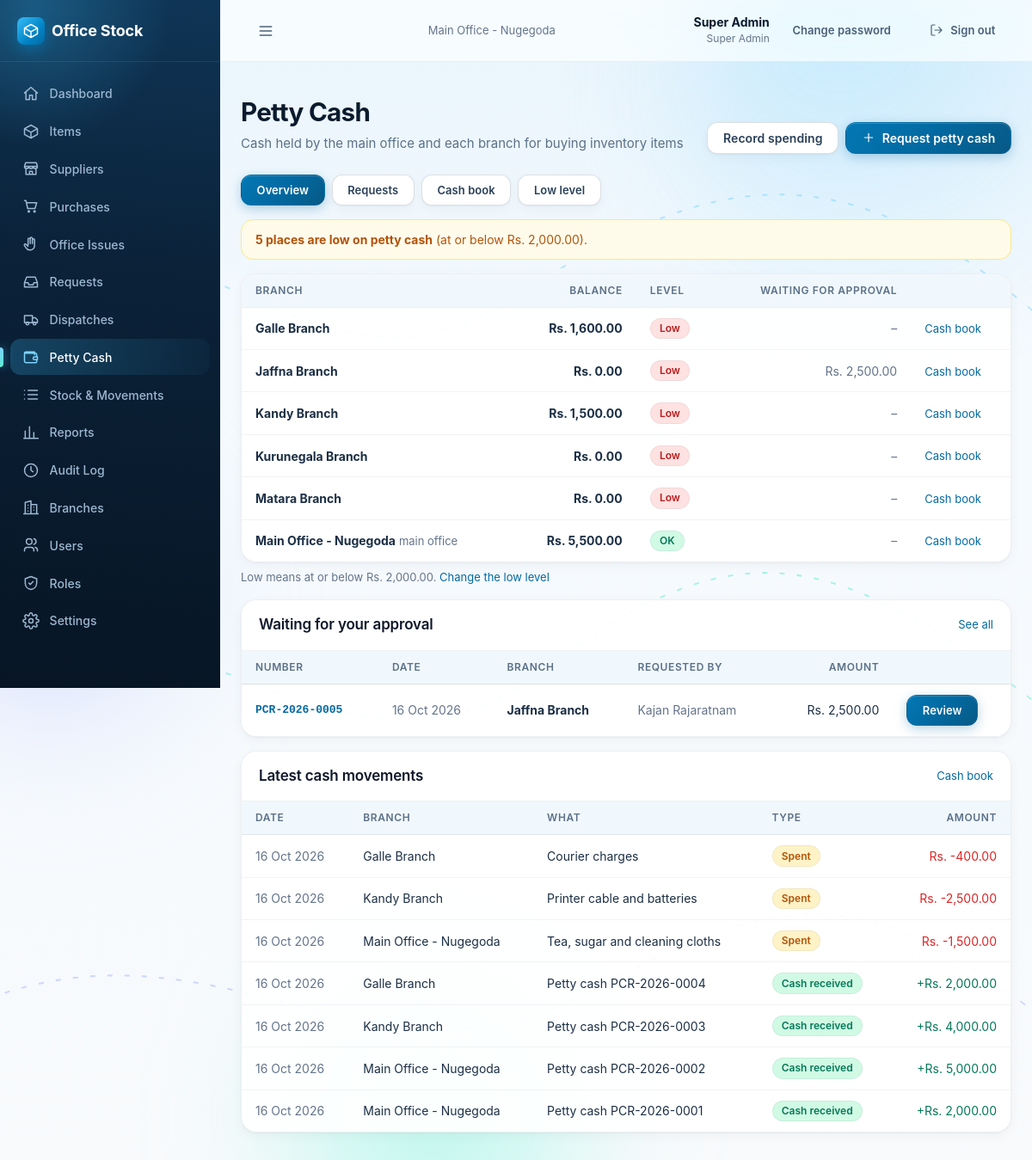
Page /petty-cash/ (signed in) on the committed database.
### accounts/models.py (models this page shows, shortened)
class User(AbstractBaseUser):
    name = models.CharField(max_length=120)
    email = models.EmailField(unique=True)
    role = models.CharField(max_length=40)
    permissions = models.JSONField(null=True, blank=True, default=None)
    branch = models.ForeignKey(Branch, on_delete=models.PROTECT, related_name='users')
    active = models.BooleanField(default=True)
    failed_logins = models.PositiveSmallIntegerField(default=0)
    locked_until = models.DateTimeField(null=True, blank=True)
    created_at = models.DateTimeField(auto_now_add=True)
    updated_at = models.DateTimeField(auto_now=True)
    USERNAME_FIELD = 'email'
    REQUIRED_FIELDS = ['name']
    objects = UserManager()
    class Meta:
        ordering = ['name']
    @property
    def role_def(self):
        if not hasattr(self, '_role_def'):
            if self.role == SUPER_ADMIN_ROLE['key']:
                self._role_def = SUPER_ADMIN_ROLE
            else:
                r = Role.objects.filter(key=self.role).first()
                self._role_def = r.as_def() if r else None
        return self._role_def
    @property
    def role_name(self):
        return (self.role_def or {}).get('name') or self.role

class Branch(models.Model):
    name = models.CharField(max_length=120)
    code = models.CharField(max_length=10, unique=True)
    type = models.CharField(max_length=10, choices=[(BRANCH_TYPES.MAIN, 'Main office'), (BRANCH_TYPES.BRANCH, 'Branch')],
                            default=BRANCH_TYPES.BRANCH)
    address = models.CharField(max_length=250, blank=True, default='')
    phone = models.CharField(max_length=40, blank=True, default='')
    active = models.BooleanField(default=True)
    created_at = models.DateTimeField(auto_now_add=True)
    updated_at = models.DateTimeField(auto_now=True)
    class Meta:
        ordering = ['type', 'name']
        constraints = [
            models.UniqueConstraint(fields=['type'], condition=models.Q(type=BRANCH_TYPES.MAIN), name='one_main_office'),
        ]
    @property
    def is_main(self):
        return self.type == BRANCH_TYPES.MAIN

### core/models.py (models this page shows, shortened)
class Setting(models.Model):
    key = models.CharField(max_length=20, default='app', unique=True)
    branch_module_enabled = models.BooleanField(default=False)
    audit_logging_enabled = models.BooleanField(default=True)
    stock_retention_lock_until = models.DateTimeField(null=True, blank=True)
    company_name = models.CharField(max_length=120, default='Our Company')
    petty_cash_low_level = models.DecimalField(max_digits=12, decimal_places=2, default=2000)
    default_roles_seeded = models.BooleanField(default=False)
    created_at = models.DateTimeField(auto_now_add=True)
    updated_at = models.DateTimeField(auto_now=True)
    @classmethod
    def get(cls):
        obj = cls.objects.filter(key='app').first()
        if obj:
            return obj
        try:
            with transaction.atomic():
                return cls.objects.create(key='app')
        except IntegrityError:
            return cls.objects.get(key='app')

### pettycash/models.py (models this page shows, shortened)
class PettyCashRequest(models.Model):
    number = models.CharField(max_length=30, unique=True)  # PCR-2026-0001
    branch = models.ForeignKey('accounts.Branch', on_delete=models.PROTECT, related_name='+')  # the main office counts too
    amount_requested = models.DecimalField(validators=[MinValueValidator(Decimal('0.01'))], **MONEY)
    amount_approved = models.DecimalField(default=Decimal('0.00'), **MONEY)
    purpose = models.CharField(max_length=300, blank=True, default='')
    status = models.CharField(max_length=20, choices=choices(PETTY_CASH_STATUS), default=PETTY_CASH_STATUS.SUBMITTED)
    requested_by = models.ForeignKey(settings.AUTH_USER_MODEL, on_delete=models.PROTECT, related_name='+')
    reviewed_by = models.ForeignKey(settings.AUTH_USER_MODEL, null=True, blank=True, on_delete=models.PROTECT, related_name='+')
    reviewed_at = models.DateTimeField(null=True, blank=True)
    review_note = models.CharField(max_length=200, blank=True, default='')  # reason for a reduced amount or a rejection
    created_at = models.DateTimeField(auto_now_add=True)
    updated_at = models.DateTimeField(auto_now=True)
    class Meta:
        ordering = ['-created_at']
        indexes = [
            models.Index(fields=['branch', 'status', '-created_at']),
            models.Index(fields=['status', '-created_at']),
        ]

class PettyCashEntry(AppendOnlyModel):
    branch = models.ForeignKey('accounts.Branch', on_delete=models.PROTECT, related_name='petty_cash_entries')
    type = models.CharField(max_length=20, choices=choices(PETTY_CASH_ENTRY))
    amount = models.DecimalField(**MONEY)
    description = models.CharField(max_length=300, blank=True, default='')
    entry_date = models.DateField()  # the day the money was received or spent
    request = models.ForeignKey(PettyCashRequest, null=True, blank=True, on_delete=models.PROTECT, related_name='entries')
    reversal_of = models.OneToOneField('self', null=True, blank=True, on_delete=models.PROTECT, related_name='reversed_by')
    created_by = models.ForeignKey(settings.AUTH_USER_MODEL, on_delete=models.PROTECT, related_name='+')
    created_at = models.DateTimeField(auto_now_add=True)
    objects = PettyCashEntryQuerySet.as_manager()
    objects_message = 'Petty cash entries cannot be changed. Post a reversal instead.'
    class Meta:
        ordering = ['-entry_date', '-created_at', '-id']
        indexes = [models.Index(fields=['branch', '-entry_date', '-id'])]

### pettycash/views.py (the view)
# urls.py: path('petty-cash/', views.overview, name='overview'),
@permission_required(*VIEW_ANY)
def overview(request):
    user = request.user
    summaries = services.branch_summaries(user)
    own = next((s for s in summaries if s['branch'].pk == user.branch_id), None)
    all_branches = services.scope_branch_id(user) is None
    pending_qs = PettyCashRequest.objects.select_related('branch', 'requested_by').filter(status=PETTY_CASH_STATUS.SUBMITTED)
    if not all_branches:
        pending_qs = pending_qs.filter(branch_id=user.branch_id)
    recent_qs = PettyCashEntry.objects.select_related('branch', 'created_by')
    if not all_branches:
        recent_qs = recent_qs.filter(branch_id=user.branch_id)
    return render(request, 'pettycash/overview.html', {
        'summaries': summaries, 'own': own, 'all_branches': all_branches,
        'low_level': services.get_low_level(), 'low_count': sum(1 for s in summaries if s['low']),
        'pending': list(pending_qs.order_by('created_at')[:10]),
        'can_request': has_any(user, ['petty_cash.request']) and bool(user.branch_id),
        'can_approve': has_any(user, ['petty_cash.approve']) and not is_branch_side(user),
        'can_configure': has_any(user, ['petty_cash.configure']) and not is_branch_side(user),
        'recent': _entry_rows(recent_qs.order_by('-entry_date', '-created_at', '-id')[:8], user)})

### core/context_processors.py (called while the page is built)
def app(request):
    ctx = {}
    user = getattr(request, 'user', None)
    if user is None or not user.is_authenticated:
        return ctx
    settings = Setting.get()
    ctx['app_settings'] = settings
    perms = getattr(request, 'perms', [])
    nav = []
    path = request.path
    for n in visible_nav(user, perms, settings.branch_module_enabled):
        try:
            url = reverse(n['url'])
        except NoReverseMatch:
            continue
        active = path == url if n.get('exact') else path.startswith(n['match'])
        nav.append({**n, 'href': url, 'active': active})
    ctx.update({
        'nav': nav,
        'perm': {p.replace('.', '_'): (p in perms) for p in ALL_PERMISSIONS},
        'is_branch_side': side_of(user) == 'branch',
        'is_super_admin': user.role == 'super_admin',
    })
    return ctx

### core/permissions.py (called while the page is built)
def side_of(user, role_def=None):
    role_def = role_def if role_def is not None else getattr(user, 'role_def', None)
    return (role_def or {}).get('side') or SIDES.MAIN

def is_branch_side(user, role_def=None):
    return side_of(user, role_def) == SIDES.BRANCH

def effective_permissions(user, role_def=None):
    if user.role == ROLES.SUPER_ADMIN:
        return list(ALL_PERMISSIONS)
    if isinstance(user.permissions, (list, tuple)):
        return list(user.permissions)
    role_def = role_def if role_def is not None else getattr(user, 'role_def', None)
    return list((role_def or {}).get('permissions') or [])

def has_any(user, perms):
    have = effective_permissions(user)
    return any(p in have for p in perms)

def visible_nav(user, permissions, branch_module_enabled):
    out = []
    for n in NAV_ITEMS:
        if n.get('branch_side') and not branch_module_enabled:
            continue
        if n.get('roles'):
            if user.role not in n['roles']:
                continue
        elif n.get('perms'):
            if not any(p in permissions for p in n['perms']):
                continue
        out.append(n)
    return out

### core/rules/petty_cash_rules.py (called while the page is built)
def is_low(balance, level):
    return Decimal(balance) <= Decimal(level)

### core/templatetags/ui.py (called while the page is built)
@register.simple_tag
def icon(name, css='icon'):
    return format_html('<svg viewBox="0 0 24 24" fill="none" stroke="currentColor" stroke-width="1.8" stroke-linecap="round" '
                       'stroke-linejoin="round" class="{}" aria-hidden="true"><path d="{}"/></svg>', css, ICON_PATHS.get(name, ''))

@register.filter
def fdate(value):
    return value.strftime('%d %b %Y') if value else ''

### pettycash/templates/pettycash/overview.html (shortened to what this page needs)
{% extends "base.html" %}
{% load ui %}
{% block content %}
<div class="page-header">
  <div><h1>Petty Cash</h1><p>{% if all_branches %}Cash held by the main office and each branch for buying inventory items{% else %}The cash your branch holds for buying inventory items{% endif %}</p></div>
  <div style="display:flex;gap:.5rem;flex-wrap:wrap">
    {% if can_request %}<a class="btn btn-secondary" href="{% url 'pettycash:expense_create' %}">Record spending</a>
    <a class="btn" href="{% url 'pettycash:request_create' %}">{% icon 'plus' 'icon icon-sm' %} Request petty cash</a>{% endif %}
  </div>
</div>
{% include "pettycash/_tabs.html" with active="overview" %}
{% if all_branches and low_count %}
<div class="alert alert-warning" role="alert"><b>{{ low_count }} {% if low_count == 1 %}place is{% else %}places are{% endif %} low on petty cash</b> (at or below {{ low_level|money }}).</div>
{% elif own and own.low %}
<div class="alert alert-warning" role="alert"><b>Your petty cash is low</b> ({{ own.balance|money }}, the low level is {{ low_level|money }}). Please request more.</div>
{% endif %}
{% if not all_branches and own %}
<div class="grid grid-4" style="margin-bottom:1rem">
  <div class="tile"><div class="label">Petty cash balance</div><div class="value {% if own.low %}bad{% endif %}">{{ own.balance|money }}</div>
    <div class="note">{% if own.low %}Low (at or below {{ low_level|money }}){% else %}Low level is {{ low_level|money }}{% endif %}</div></div>
  <div class="tile"><div class="label">Waiting for approval</div><div class="value">{{ own.pending|money }}</div></div>
</div>
{% elif all_branches %}
<div class="card table-wrap" style="margin-bottom:1rem"><table class="data">
  <thead><tr><th>Branch</th><th class="num">Balance</th><th>Level</th><th class="num">Waiting for approval</th><th></th></tr></thead>
  <tbody>{% for s in summaries %}
    <tr><td><b>{{ s.branch.name }}</b>{% if s.branch.is_main %} <span class="muted small">main office</span>{% endif %}{% if not s.branch.active %} <span class="muted small">inactive</span>{% endif %}</td>
    <td class="num nowrap"><b>{{ s.balance|money }}</b></td>
    <td>{% if s.low %}{% badge "Low" "red" %}{% else %}{% badge "OK" "green" %}{% endif %}</td>
    <td class="num muted">{% if s.pending %}{{ s.pending|money }}{% else %}–{% endif %}</td>
    <td class="nowrap"><a class="small" href="{% url 'pettycash:ledger' %}?branch={{ s.branch.pk }}">Cash book</a></td></tr>
  {% empty %}<tr><td colspan="5" class="muted">No branches yet</td></tr>{% endfor %}</tbody>
</table></div>
<p class="small muted" style="margin:-.5rem 0 1rem">Low means at or below {{ low_level|money }}.{% if can_configure %} <a href="{% url 'pettycash:settings' %}">Change the low level</a>{% endif %}</p>
{% endif %}
{% if pending %}
<div class="card" style="margin-bottom:1rem"><div class="card-head"><h2>{% if can_approve %}Waiting for your approval{% else %}Waiting for approval{% endif %}</h2><a class="small" href="{% url 'pettycash:request_list' %}?status=submitted">See all</a></div>
<div class="table-wrap"><table class="data">
  <thead><tr><th>Number</th><th>Date</th>{% if all_branches %}<th>Branch</th>{% endif %}<th>Requested by</th><th class="num">Amount</th><th></th></tr></thead>
  <tbody>{% for r in pending %}
    <tr><td class="nowrap mono small"><a href="{% url 'pettycash:request_detail' r.pk %}"><b>{{ r.number }}</b></a></td>
    <td class="nowrap muted">{{ r.created_at|fdate }}</td>
    {% if all_branches %}<td><b>{{ r.branch.name }}</b></td>{% endif %}
    <td class="muted">{{ r.requested_by.name }}</td><td class="num nowrap">{{ r.amount_requested|money }}</td>
    <td class="nowrap">{% if can_approve %}<a class="btn btn-sm" href="{% url 'pettycash:request_review' r.pk %}">Review</a>{% endif %}</td></tr>
  {% endfor %}</tbody>
</table></div></div>
{% endif %}
<div class="card"><div class="card-head"><h2>Latest cash movements</h2><a class="small" href="{% url 'pettycash:ledger' %}">Cash book</a></div>
{% if not recent %}<div class="card-body muted">Nothing yet. Cash appears here once a petty cash request is approved.</div>{% else %}
<div class="table-wrap"><table class="data">
  <thead><tr><th>Date</th>{% if all_branches %}<th>Branch</th>{% endif %}<th>What</th><th>Type</th><th class="num">Amount</th></tr></thead>
  <tbody>{% for x in recent %}
    <tr><td class="nowrap muted">{{ x.e.entry_date|fdate }}</td>
    {% if all_branches %}<td>{{ x.e.branch.name }}</td>{% endif %}
    <td>{{ x.e.description|default:"–" }}{% if x.cancelled %} <span class="muted small">(cancelled)</span>{% endif %}</td>
    <td>{% status_badge 'petty_entry' x.e.type %}</td>
    <td class="num nowrap" style="color:{% if x.e.amount < 0 %}var(--red-600){% else %}var(--green-700,#15803d){% endif %}">{% if x.e.amount > 0 %}+{% endif %}{{ x.e.amount|money }}</td></tr>
  {% endfor %}</tbody>
</table></div>{% endif %}</div>
{% endblock %}

### templates/base.html (shortened to what this page needs)
{% load static ui %}<!doctype html>
<html lang="en">
<head>
  <link rel="stylesheet" href="{% static 'css/app.css' %}">
  <link rel="stylesheet" href="{% static 'css/premium.css' %}">
</head>
<body>
<div class="ambient" aria-hidden="true">
  <span class="blob b1" data-parallax="0.10"><i></i></span>
  <span class="blob b2" data-parallax="-0.07"></span>
  <span class="blob b3" data-parallax="0.05"><i></i></span>
  <svg class="airflow" viewBox="0 0 1440 900" preserveAspectRatio="none">
    <path d="M-40 220 C 260 120, 420 340, 720 230 S 1200 120, 1480 260"/>
    <path d="M-40 520 C 240 430, 480 640, 760 520 S 1180 430, 1480 560"/>
    <path d="M-40 780 C 300 700, 520 860, 820 770 S 1220 690, 1480 800"/>
  </svg>
</div>
<div class="shell">
  <aside class="sidebar" id="sidebar">
    <div class="brand"><div class="brand-mark">{% icon 'box' %}</div><span class="brand-name">Office Stock</span></div>
    <nav class="nav" aria-label="Main">
      {% for n in nav %}<a href="{{ n.href }}" class="{% if n.active %}active{% endif %}">{% icon n.icon %}{{ n.label }}</a>{% endfor %}
    </nav>
  </aside>
  <div class="main-col">
    <header class="topbar">
      <button class="btn btn-ghost menu-btn" type="button" data-nav-open aria-label="Open menu">{% icon 'menu' %}</button>
      <div class="branch-name muted small">{{ request.user.branch.name }}</div>
      <div class="topbar-right">
        <div class="who"><b>{{ request.user.name }}</b><span>{{ request.user.role_name }}</span></div>
        <a class="btn btn-ghost btn-sm" href="{% url 'accounts:change_password' %}">Change password</a>
        <form method="post" action="{% url 'accounts:logout' %}" class="inline">{% csrf_token %}
          <button class="btn btn-ghost btn-sm" type="submit">{% icon 'logout' 'icon icon-sm' %}<span class="hide-sm">Sign out</span></button>
        </form>
      </div>
    </header>
    <main class="content">
      {% block content %}{% endblock %}
    </main>
  </div>
</div>
</body>
</html>

### rows in the picture
User: user.branch.name "Main Office - Nugegoda", user.name "Super Admin", user.role_name "Super Admin"
Setting: petty_cash_low_level "Rs. 2,000.00"
Branch: branch.name "Galle Branch", balance "Rs. 1,600.00", badge "Low"
Branch: branch.name "Jaffna Branch", balance "Rs. 0.00", badge "Low", pending "Rs. 2,500.00"
Branch: branch.name "Kandy Branch", balance "Rs. 1,500.00", badge "Low"
Branch: branch.name "Kurunegala Branch", balance "Rs. 0.00", badge "Low"
Branch: branch.name "Matara Branch", balance "Rs. 0.00", badge "Low"
Branch: branch.name "Main Office - Nugegoda", type "main office", balance "Rs. 5,500.00", badge "OK"
PettyCashRequest: number "PCR-2026-0005", created_at|fdate "16 Oct 2026", branch.name "Jaffna Branch", requested_by.name "Kajan Rajaratnam", amount_requested "Rs. 2,500.00"
PettyCashEntry: e.entry_date|fdate "16 Oct 2026", e.branch.name "Galle Branch", e.description "Courier charges", type "Spent", e.amount "Rs. -400.00"
PettyCashEntry: e.entry_date|fdate "16 Oct 2026", e.branch.name "Kandy Branch", e.description "Printer cable and batteries", type "Spent", e.amount "Rs. -2,500.00"
PettyCashEntry: e.entry_date|fdate "16 Oct 2026", e.branch.name "Main Office - Nugegoda", e.description "Tea, sugar and cleaning cloths", type "Spent", e.amount "Rs. -1,500.00"
PettyCashEntry: e.entry_date|fdate "16 Oct 2026", e.branch.name "Galle Branch", e.description "Petty cash PCR-2026-0004", type "Cash received", e.amount "Rs. 2,000.00"
PettyCashEntry: e.entry_date|fdate "16 Oct 2026", e.branch.name "Kandy Branch", e.description "Petty cash PCR-2026-0003", type "Cash received", e.amount "Rs. 4,000.00"
PettyCashEntry: e.entry_date|fdate "16 Oct 2026", e.branch.name "Main Office - Nugegoda", e.description "Petty cash PCR-2026-0002", type "Cash received", e.amount "Rs. 5,000.00"
PettyCashEntry: e.entry_date|fdate "16 Oct 2026", e.branch.name "Main Office - Nugegoda", e.description "Petty cash PCR-2026-0001", type "Cash received", e.amount "Rs. 2,000.00"

### other values in the picture
{{ n.label }} "Dashboard" "Items" "Suppliers" "Purchases" "Office Issues" "Requests" "Dispatches" "Petty Cash" "Stock & Movements" "Reports" "Audit Log" "Branches" "Users" "Roles" "Settings"
{{ low_count }} "5"
